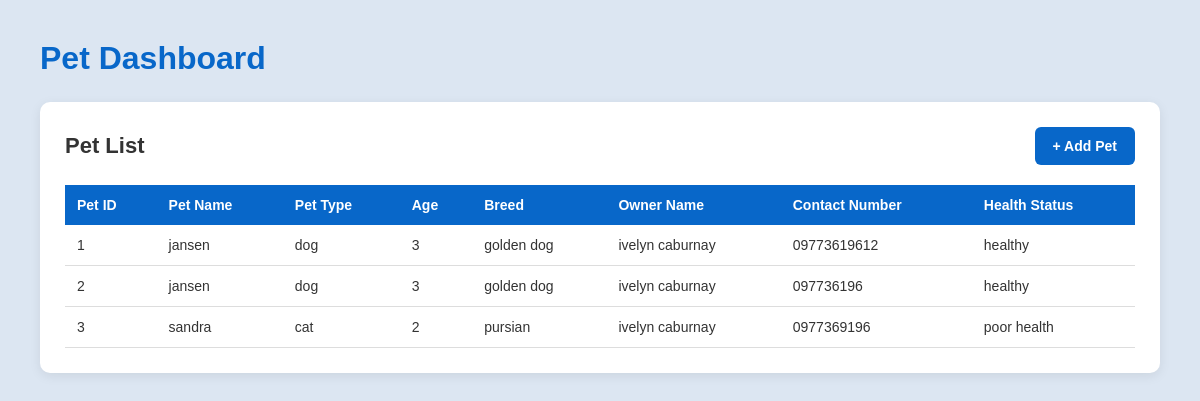
/dashboard/, run on the app's committed database.
### MyApp/models.py (models this page shows, shortened)
class Pet(models.Model):
    pet_id = models.AutoField(primary_key=True)
    pet_name = models.CharField(max_length=100)
    pet_type = models.CharField(max_length=50)
    age = models.IntegerField()
    breed = models.CharField(max_length=100)
    owner_name = models.CharField(max_length=100)
    contact_number = models.CharField(max_length=20)
    health_status = models.CharField(max_length=100)

### MyApp/views.py (the view)
# urls.py: 2. Add a URL to urlpatterns:  path('', Home.as_view(), name='home')
def Home(request):
    pets = Pet.objects.all()
    form = PetForm()
    context = {
        'pets': pets,
        'form': form
    }
    return render(request, 'dashboard.html', context)

### MyApp/templates/dashboard.html (shortened to what this page needs)
<!DOCTYPE html>
<html lang="en">
<head>
</head>
<body>
<div class="container">
    <div class="page-header">
        <h1>
            Pet Dashboard
        </h1>
    </div>
    <div class="card">
        <div class="card-header">
            <h2>
                Pet List
            </h2>
            <button
                type="button"
                class="add-button"
                onclick="openModal()"
            >
                + Add Pet
            </button>
        </div>
        <table>
            <thead>
                <tr>
                    <th>
                        Pet ID
                    </th>
                    <th>
                        Pet Name
                    </th>
                    <th>
                        Pet Type
                    </th>
                    <th>
                        Age
                    </th>
                    <th>
                        Breed
                    </th>
                    <th>
                        Owner Name
                    </th>
                    <th>
                        Contact Number
                    </th>
                    <th>
                        Health Status
                    </th>
                </tr>
            </thead>
            <tbody>
                {% for pet in pets %}
                <tr>
                    <td>
                        {{ pet.pet_id }}
                    </td>
                    <td>
                        {{ pet.pet_name }}
                    </td>
                    <td>
                        {{ pet.pet_type }}
                    </td>
                    <td>
                        {{ pet.age }}
                    </td>
                    <td>
                        {{ pet.breed }}
                    </td>
                    <td>
                        {{ pet.owner_name }}
                    </td>
                    <td>
                        {{ pet.contact_number }}
                    </td>
                    <td>
                        {{ pet.health_status }}
                    </td>
                </tr>
                {% endfor %}
            </tbody>
        </table>
    </div>
</div>
</body>
</html>

### MyApp/templates/dashboard.html (style rules this page uses)
* { box-sizing: border-box; margin: 0; padding: 0; font-family: Arial, sans-serif; }
body { background-color: #dce6f2; padding: 40px; }
.container { max-width: 1200px; margin: auto; }
.page-header { margin-bottom: 25px; }
.page-header h1 { color: #0867c9; font-size: 32px; }
.card { background-color: white; border-radius: 10px; padding: 25px; box-shadow: 0 3px 12px rgba(0, 0, 0, 0.08); }
.card-header { display: flex; justify-content: space-between; align-items: center; margin-bottom: 20px; }
.card-header h2 { color: #333; font-size: 22px; margin: 0; }
.add-button { background-color: #0867c9; color: white; padding: 11px 18px; border: none; border-radius: 6px; font-size: 14px; font-weight: bold; cursor: pointer; }
table { width: 100%; border-collapse: collapse; }
th { background-color: #0867c9; color: white; padding: 12px; text-align: left; font-size: 14px; }
td { padding: 12px; border-bottom: 1px solid #ddd; font-size: 14px; color: #333; }

### data on the page
Pet: pet_id "1", pet_name "jansen", pet_type "dog", age "3", breed "golden dog", owner_name "ivelyn caburnay", contact_number "09773619612", health_status "healthy"
Pet: pet_id "2", pet_name "jansen", pet_type "dog", age "3", breed "golden dog", owner_name "ivelyn caburnay", contact_number "097736196", health_status "healthy"
Pet: pet_id "3", pet_name "sandra", pet_type "cat", age "2", breed "pursian", owner_name "ivelyn caburnay", contact_number "0977369196", health_status "poor health"
